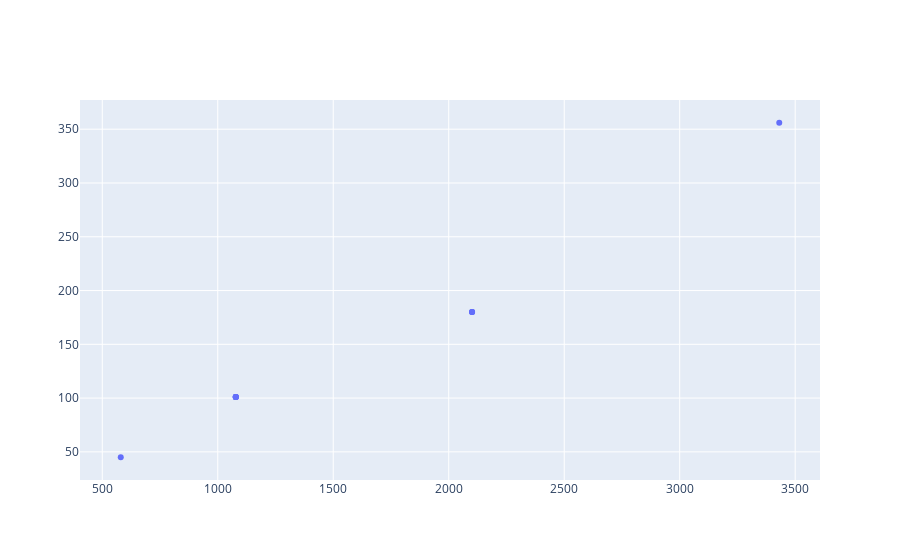

Notebook code for this chart:
### Code cell
figure = go.Figure(go.Scatter(x=top_10["Number Of Ratings"],y=top_10["Number Of Reviews"],mode="markers"))
figure.show()

### Figure 1 — Plotly figure (JSON) as saved in the notebook; plotly's stock layout.template omitted (floating-point values rounded to 4 significant figures)
{"data": [{"mode": "markers", "type": "scatter", "x": [1078, 1078, 1078, 1078, 1078, 3431, 2101, 580, 2101, 2101], "y": [101, 101, 101, 101, 101, 356, 180, 45, 180, 180]}], "layout": {"autosize": true, "xaxis": {"autorange": true, "range": [407.5, 3603.0], "type": "linear"}, "yaxis": {"autorange": true, "range": [19.33, 381.7], "type": "linear"}}}
